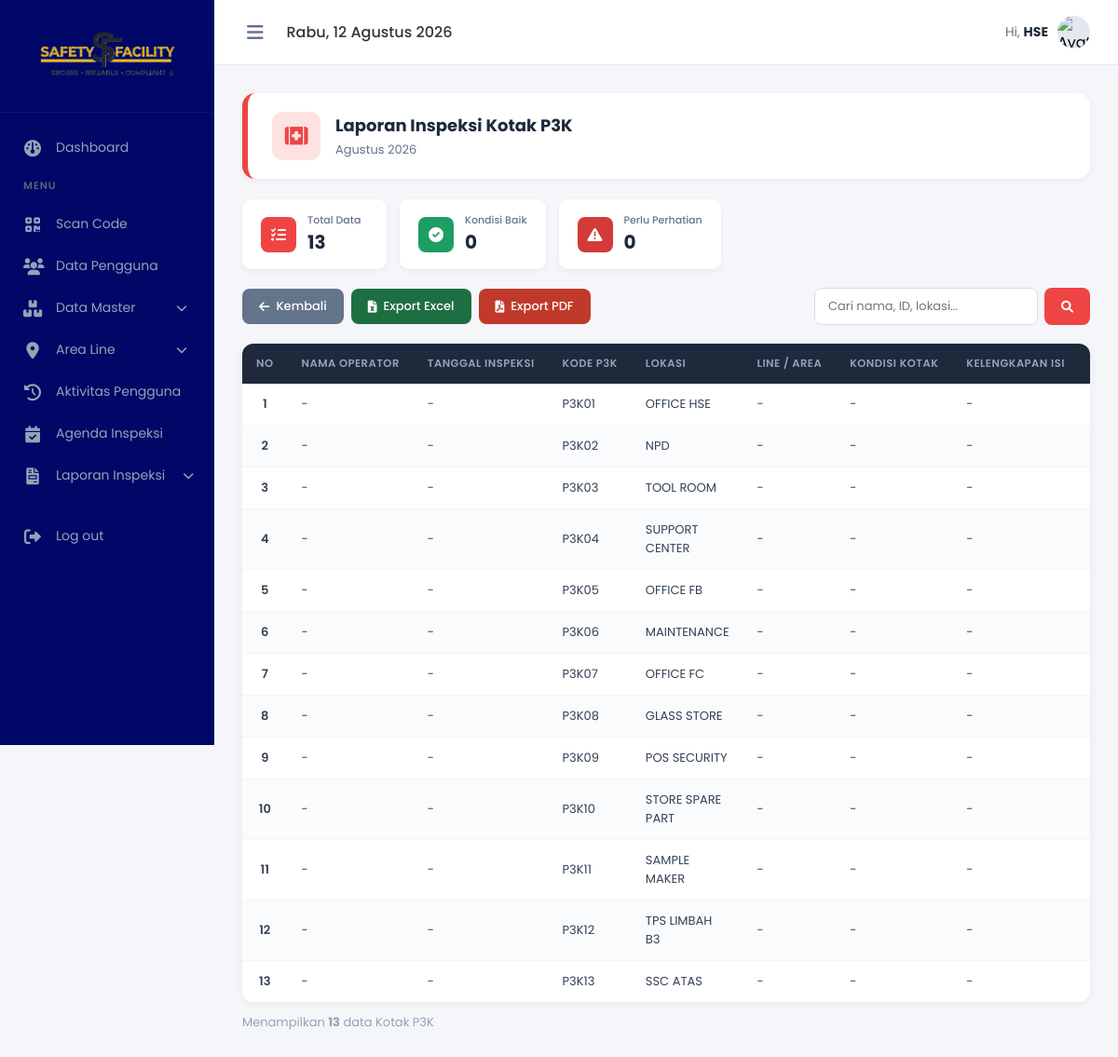
Screenshot of /admin/data_inspeksi_p3k.php (signed in) with the database file from the repository.
### tables this page shows
CREATE TABLE `master_p3k` (
  `id` int(11) NOT NULL,
  `code` varchar(50) NOT NULL,
  `line_area` varchar(100) DEFAULT NULL,
  `lokasi` varchar(255) NOT NULL,
  `kondisi_kotak` enum('Baik','Tidak') NOT NULL DEFAULT 'Baik',
  `kelengkapan_isi` enum('Lengkap','Tidak') NOT NULL DEFAULT 'Lengkap',
  `expired_obat` enum('Lengkap','Tidak') NOT NULL DEFAULT 'Lengkap',
  `kondisi` enum('baik','rusak','','') NOT NULL,
  `catatan` varchar(255) NOT NULL
);

### admin/data_inspeksi_p3k.php (the view, shortened to what this page needs)
<?php
global $koneksi;
$nama_bulan_map = [
    'Januari' => 1,
    'Februari' => 2,
    'Maret' => 3,
    'April' => 4,
    'Mei' => 5,
    'Juni' => 6,
    'Juli' => 7,
    'Agustus' => 8,
    'September' => 9,
    'Oktober' => 10,
    'November' => 11,
    'Desember' => 12
];
$bulan  = isset($_GET['bulan']) ? $_GET['bulan'] : date('F');
$tahun  = isset($_GET['tahun']) ? (int)$_GET['tahun'] : (int)date('Y');
$cari   = isset($_GET['cari'])  ? trim($_GET['cari']) : '';
$bulan_angka = $nama_bulan_map[$bulan] ?? (int)date('n');
$sql = "SELECT i.id_inspeksi, i.username AS nama_operator, i.tanggal_inspeksi,
               m.code AS code_p3k, m.lokasi, i.line_area,
               i.kondisi_kotak, i.kelengkapan_isi, i.expired_obat, i.keterangan
        FROM master_p3k m
        LEFT JOIN inspeksi_p3k i ON m.code = i.code_p3k
             AND MONTH(i.tanggal_inspeksi) = ?
             AND YEAR(i.tanggal_inspeksi) = ?
             AND i.username = ?";
$nama_operator_login = $_SESSION['nama_operator_popup'] ?? '';
$param_types  = "iis";
$param_values = [$bulan_angka, $tahun, $nama_operator_login];
$sql .= " ORDER BY m.code ASC, i.tanggal_inspeksi DESC";
$stmt = mysqli_prepare($koneksi, $sql);
mysqli_stmt_bind_param($stmt, $param_types, ...$param_values);
mysqli_stmt_execute($stmt);
$result = mysqli_stmt_get_result($stmt);
$rows = [];
while ($r = mysqli_fetch_assoc($result)) $rows[] = $r;
$total = count($rows);
$dh = [
    'Sunday' => 'Minggu',
    'Monday' => 'Senin',
    'Tuesday' => 'Selasa',
    'Wednesday' => 'Rabu',
    'Thursday' => 'Kamis',
    'Friday' => 'Jumat',
    'Saturday' => 'Sabtu'
];
$db = [
    'January' => 'Januari',
    'February' => 'Februari',
    'March' => 'Maret',
    'April' => 'April',
    'May' => 'Mei',
    'June' => 'Juni',
    'July' => 'Juli',
    'August' => 'Agustus',
    'September' => 'September',
    'October' => 'Oktober',
    'November' => 'November',
    'December' => 'Desember'
];
$tanggal_format = $dh[date('l')] . ", " . date('d') . " " . $db[date('F')] . " " . date('Y');
$bulan_indo = $db[$bulan] ?? $bulan;
$baik_count  = 0;
$tidak_count = 0;
?>
<!DOCTYPE html>
<html lang="id">
<head>
    <link rel="stylesheet" href="https://cdnjs.cloudflare.com/ajax/libs/font-awesome/6.0.0/css/all.min.css">
    <link rel="stylesheet" href="style.css">
</head>
<body>
    <aside class="sidebar" id="sidebar">
        <div class="sidebar-brand">
            <img src="../foto/logo.png" alt="Logo" class="sidebar-logo">
        </div>
        <ul class="sidebar-menu">
            <li><a href="index.php"><i class="fa-solid fa-gauge"></i> <span>Dashboard</span></a></li>
            <li class="menu-header">Menu</li>
            <li><a href="scan.php"><i class="fa-solid fa-qrcode"></i> <span>Scan Code</span></a></li>
            <li><a href="pengguna.php"><i class="fa-solid fa-users"></i> <span>Data Pengguna</span></a></li>
            <li class="has-submenu">
                <a href="javascript:void(0)" onclick="toggleSubmenu(this)">
                    <i class="fa-solid fa-boxes-stacked"></i><span>Data Master</span>
                    <i class="fa-solid fa-chevron-down submenu-icon"></i>
                </a>
            </li>
            <li class="has-submenu">
                <a href="javascript:void(0)" onclick="toggleSubmenu(this)">
                    <i class="fa-solid fa-location-dot"></i>
                    <span>Area Line</span>
                    <i class="fa-solid fa-chevron-down submenu-icon"></i>
                </a>
            </li>
            <li><a href="aktivitas.php"><i class="fa-solid fa-clock-rotate-left"></i> <span>Aktivitas Pengguna</span></a></li>
            <li><a href="agenda.php"><i class="fa-solid fa-calendar-check"></i> <span>Agenda Inspeksi</span></a></li>
            <li class="has-submenu">
                <a href="javascript:void(0)" onclick="toggleSubmenu(this)">
                    <i class="fa-solid fa-file-invoice"></i>
                    <span>Laporan Inspeksi</span>
                    <i class="fa-solid fa-chevron-down submenu-icon"></i>
                </a>
            </li>
            <li style="margin-top:20px;"><a href="../logout.php"><i class="fa-solid fa-right-from-bracket"></i> <span>Log out</span></a></li>
        </ul>
    </aside>
    <main class="main-content">
        <header class="topbar">
            <div class="topbar-left">
                <button class="toggle-sidebar-btn" onclick="toggleSidebar()"><i class="fa-solid fa-bars"></i></button>
                <div class="topbar-date"><?= $tanggal_format; ?></div>
            </div>
            <div class="topbar-right">
                <div class="user-profile">
                    <span>Hi, <strong><?= htmlspecialchars($_SESSION['nama_lengkap']); ?></strong></span>
                    <div class="user-avatar">
                        <img src="https://images.unsplash.com/photo-1535713875002-d1d0cf377fde?q=80&w=100" alt="Avatar">
                    </div>
                </div>
            </div>
        </header>
        <section class="content-body">
            <div class="page-head">
                <div class="ph-icon"><i class="fa-solid fa-kit-medical"></i></div>
                <div class="ph-info">
                    <h2>Laporan Inspeksi Kotak P3K</h2>
                    <p><?= $bulan_indo . " " . $tahun; ?></p>
                </div>
            </div>
            <div class="stats-row">
                <div class="s-card">
                    <div class="s-icon" style="background:#ef4444"><i class="fa-solid fa-list-check"></i></div>
                    <div class="s-info">
                        <h4>Total Data</h4>
                        <p><?= $total; ?></p>
                    </div>
                </div>
                <div class="s-card">
                    <div class="s-icon" style="background:#1e9e63"><i class="fa-solid fa-circle-check"></i></div>
                    <div class="s-info">
                        <h4>Kondisi Baik</h4>
                        <p><?= $baik_count; ?></p>
                    </div>
                </div>
                <div class="s-card">
                    <div class="s-icon" style="background:#d33a39"><i class="fa-solid fa-triangle-exclamation"></i></div>
                    <div class="s-info">
                        <h4>Perlu Perhatian</h4>
                        <p><?= $tidak_count; ?></p>
                    </div>
                </div>
            </div>
            <div class="action-bar">
                <div class="ab-left">
                    <a href="laporan_p3k.php?tahun=<?= $tahun; ?>" class="btn btn-back">
                        <i class="fa-solid fa-arrow-left"></i> Kembali
                    </a>
                    <a href="data_inspeksi_p3k.php?bulan=<?= urlencode($bulan); ?>&tahun=<?= $tahun; ?>&cari=<?= urlencode($cari); ?>&export=excel"
                        class="btn btn-excel">
                        <i class="fa-solid fa-file-excel"></i> Export Excel
                    </a>
                    <button onclick="window.print()" class="btn btn-pdf">
                        <i class="fa-solid fa-file-pdf"></i> Export PDF
                    </button>
                </div>
                <div class="ab-right">
                    <form method="GET" class="search-wrap">
                        <input type="text" name="cari" placeholder="Cari nama, ID, lokasi..." value="<?= htmlspecialchars($cari); ?>">
                        <button type="submit" class="btn btn-search"><i class="fa-solid fa-magnifying-glass"></i></button>
                    </form>
                </div>
            </div>
            <div class="table-card">
                <table class="dt">
                    <thead>
                        <tr>
                            <th>No</th>
                            <th>Nama Operator</th>
                            <th>Tanggal Inspeksi</th>
                            <th>Kode P3K</th>
                            <th>Lokasi</th>
                            <th>Line / Area</th>
                            <th>Kondisi Kotak</th>
                            <th>Kelengkapan Isi</th>
                            <th>Expired Obat</th>
                        </tr>
                    </thead>
                    <tbody>
                        <?php if ($total > 0): ?>
                            <?php $no = 1;
                            foreach ($rows as $r):
                                $vals   = array_values($r);
                            ?>
                                <tr>
                                    <td class="no-col"><?= $no++; ?></td>
                                    <td><?= htmlspecialchars($vals[1] ?? '-'); ?></td>
                                    <td class="td-date"><?= !empty($vals[2]) ? date('d-m-Y H:i', strtotime($vals[2])) : '-'; ?></td>
                                    <?php
                                    $baik_w  = ['Baik', 'Layak', 'Lengkap', 'Belum Expired', 'Mengalir', 'Bersih'];
                                    $tidak_w = ['Tidak', 'Tidak Layak', 'Tidak Lengkap', 'Ada yang Expired', 'Tidak Mengalir', 'Kotor'];
                                    foreach (array_slice($vals, 3) as $cv):
                                        if (in_array($cv, $baik_w)):
                                    ?>
                                            <td><span class="badge b-green"><?= $cv; ?></span></td>
                                        <?php elseif (in_array($cv, $tidak_w)): ?>
                                            <td><span class="badge b-red"><?= $cv; ?></span></td>
                                        <?php else: ?>
                                            <td><?= htmlspecialchars($cv ?? '-'); ?></td>
                                    <?php endif;
                                    endforeach; ?>
                                </tr>
                            <?php endforeach; ?>
                        <?php endif; ?>
                    </tbody>
                </table>
            </div>
            <p style="margin-top:12px;font-size:13px;color:#94a3b8;">
                Menampilkan <strong><?= $total; ?></strong> data Kotak P3K
            </p>
        </section>
    </main>
</body>
</html>

### admin/style.css (style rules this page uses)
* { margin: 0; padding: 0; box-sizing: border-box; font-family: 'Poppins', sans-serif; }
body { background-color: #f4f6f9; display: flex; min-height: 100vh; overflow-x: hidden; }
.sidebar { width: 230px; background-color: #000766; color: #adb5bd; display: flex; flex-direction: column; transition: width 0.3s ease; overflow-y: auto; overflow-x: hidden; height: 100vh; position: fixed; top: 0; left: 0; z-index: 100; }
.sidebar-brand { padding: 20px; display: flex; align-items: center; justify-content: center; color: #fff; border-bottom: 1px solid rgba(255, 255, 255, 0.05); white-space: nowrap; }
.sidebar-logo { max-width: 85%; height: auto; transition: all 0.3s ease; }
.sidebar-menu { padding: 15px 0; list-style: none; flex-grow: 1; }
.menu-header { padding: 10px 25px; font-size: 11px; text-transform: uppercase; letter-spacing: 1px; color: #596579; font-weight: 600; white-space: nowrap; transition: opacity 0.2s; }
.sidebar-menu li a { display: flex; align-items: center; gap: 15px; padding: 12px 25px; color: #94a3b8; text-decoration: none; font-size: 14px; transition: all 0.3s; white-space: nowrap; }
.sidebar-menu li a i { font-size: 18px; width: 20px; text-align: center; flex-shrink: 0; }
.sidebar-menu li a span { transition: opacity 0.2s; }
.main-content { flex-grow: 1; display: flex; flex-direction: column; min-width: 0; margin-left: 230px; transition: margin-left 0.3s ease; }
.topbar { background-color: #fff; height: 70px; display: flex; align-items: center; justify-content: space-between; padding: 0 30px; border-bottom: 1px solid #e2e8f0; }
.topbar-left { display: flex; align-items: center; gap: 20px; }
.toggle-sidebar-btn { font-size: 20px; color: #64748b; cursor: pointer; background: none; border: none; outline: none; padding: 5px; display: flex; align-items: center; justify-content: center; transition: color 0.2s; }
.topbar-date { font-size: 16px; color: #333; font-weight: 500; }
.topbar-right { display: flex; align-items: center; gap: 25px; }
.user-profile { display: flex; align-items: center; gap: 10px; cursor: pointer; }
.user-profile span { font-size: 14px; color: #64748b; }
.user-profile strong { color: #1e293b; }
.user-avatar { width: 35px; height: 35px; background-color: #e2e8f0; border-radius: 50%; display: flex; align-items: center; justify-content: center; overflow: hidden; }
.user-avatar img { width: 100%; height: 100%; object-fit: cover; }
.content-body { padding: 30px; flex-grow: 1; position: relative; }
.submenu-icon { margin-left: auto; font-size: 12px !important; transition: transform 0.3s ease; }
.has-submenu>a { display: flex; align-items: center; width: 100%; }
.main-content { animation: fadeIn 0.4s ease-out; }
.content-body { animation: slideInUp 0.5s cubic-bezier(0.16, 1, 0.3, 1); }
.shortcut-card, .stat-card, .table-action-btn, button, a { transition: all 0.2s ease-in-out !important; }

### rows the page displays
master_p3k: vals "-", code "P3K01", lokasi "OFFICE HSE", cv "-"
master_p3k: vals "-", code "P3K02", lokasi "NPD", cv "-"
master_p3k: vals "-", code "P3K03", lokasi "TOOL ROOM", cv "-"
master_p3k: vals "-", code "P3K04", lokasi "SUPPORT CENTER", cv "-"
master_p3k: vals "-", code "P3K05", lokasi "OFFICE FB", cv "-"
master_p3k: vals "-", code "P3K06", lokasi "MAINTENANCE", cv "-"
master_p3k: vals "-", code "P3K07", lokasi "OFFICE FC", cv "-"
master_p3k: vals "-", code "P3K08", lokasi "GLASS STORE", cv "-"
master_p3k: vals "-", code "P3K09", lokasi "POS SECURITY", cv "-"
master_p3k: vals "-", code "P3K10", lokasi "STORE SPARE PART", cv "-"
master_p3k: vals "-", code "P3K11", lokasi "SAMPLE MAKER", cv "-"
master_p3k: vals "-", code "P3K12", lokasi "TPS LIMBAH B3", cv "-"
master_p3k: vals "-", code "P3K13", lokasi "SSC ATAS", cv "-"

### other values shown
$_SESSION['nama_lengkap'] "HSE"
$bulan_indo "Agustus"
$tahun "2026"
$total "13"
$baik_count "0"
$tidak_count "0"
